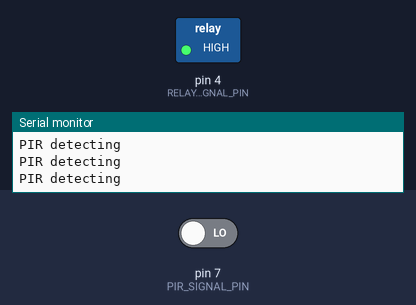
A sketch run on a simulated Arduino Uno, built with avr-gcc and run on an emulated ATmega328P. Shown: switched loads named in the sketch (green lamp = pin HIGH), the last lines printed to the serial monitor. The inputs (shaded band) are chosen by the test bench; at power-on: pin 7 (PIR_SIGNAL_PIN) LOW.

Above: at 9.2 s.
9.3 s: pin 7 (PIR_SIGNAL_PIN) driven HIGH
At 9.7 s:
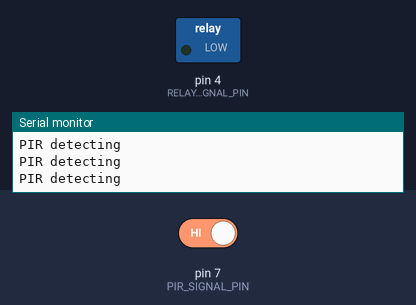
14.5 s: pin 7 (PIR_SIGNAL_PIN) driven LOW
At 14.9 s:
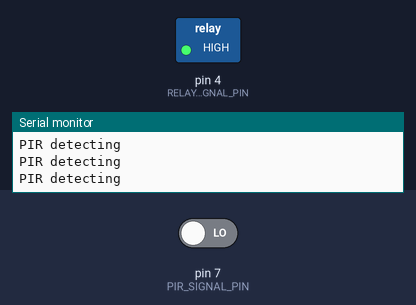
Timing chart, 0 to 29.7 s (numbered marks = the images above; inputs shaded):
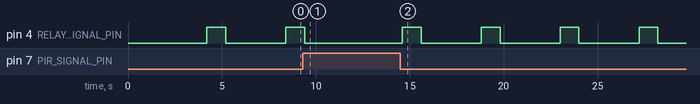

Measured:
- after the input at 9.3 s, pin 4 (RELAY_SIGNAL_PIN): goes on until 9.4 s, then stays LOW
- after the input at 14.5 s, pin 4 (RELAY_SIGNAL_PIN): alternates HIGH for 1.0 s and LOW for 3.2 s, starting after 0.10 s

The sketch:

Firmware.ino
```cpp
#include "Global.h"

void setup()
{
	Serial.begin(9600);
	Serial.println("start");

}

void loop()
{

	if(pir.read())
	{
		Serial.println("PIR detecting");
		relay.turnOn();
		delay(1000);
		relay.turnOff();
		delay(3000); //delay time for the pir to stabilize.
	}

	delay(200);

}
```

Global.cpp
```cpp
#include "Global.h"

PIR pir = PIR(PIR_SIGNAL_PIN);
Relay relay = Relay(RELAY_SIGNAL_PIN);
```

Global.h
```cpp
#ifndef GLOBAL_H
#define GLOBAL_H

#include "Pins.h"


#include "PIR.h"
#include "Relay.h"

extern PIR pir;
extern Relay relay;

#endif //GLOBAL_H
```

PIR.cpp
```cpp
#include "PIR.h"

PIR::PIR(int PIRPin)
{
	signalPin = PIRPin;
	pinMode(signalPin, INPUT_PULLUP);

}
bool PIR::read()
{
	return !digitalRead(signalPin);
}
```

PIR.h
```cpp
#ifndef PIR_H
#define PIR_H

#include "arduino.h"

class PIR
{
	public:
		PIR(int signalPin);
		bool read();
	private:
		int signalPin;
};
#endif //PIR_H
```

Relay.cpp
```cpp
#include "Relay.h"

Relay::Relay(int signal) : signalPin(signal)
{
	pinMode(signalPin,OUTPUT);

	//Turn off:
	digitalWrite(signalPin,LOW);
	lastSwitchTime = millis();
	state = 0;
}

byte Relay::turnOn()
{
	if((millis() - lastSwitchTime) > MinDurationBetweenSwitch && state == 0)
	{
		digitalWrite(signalPin,HIGH);
		lastSwitchTime = millis();
		state = 1;
		return 1;
	}
	return 0;
}

byte Relay::turnOff()
{
	if(millis() - lastSwitchTime > MinDurationBetweenSwitch && state == 1)
	{
		digitalWrite(signalPin,LOW);
		lastSwitchTime = millis();
		state = 0;
		return 1;
	}
	return 0;
}

byte Relay::getState()
{
	return state;
}
```

Relay.h
```cpp
#ifndef RELAY_H
#define RELAY_H

#include "arduino.h"

#define MinDurationBetweenSwitch 500 //at least 0.5 second between teaks

class Relay
{
	public:
		Relay(int signal);
		byte turnOn();
		byte turnOff();
		byte getState();

	private:
		const int signalPin;
		unsigned long lastSwitchTime;
		byte state;
};
#endif //RELAY_H
```

Pins.h
```cpp
#ifndef PINS_H
#define PINS_H


/*PIR*/

#define PIR_SIGNAL_PIN 		7

/*Relay*/

#define RELAY_SIGNAL_PIN 		4


#endif //__PINS_H
```
